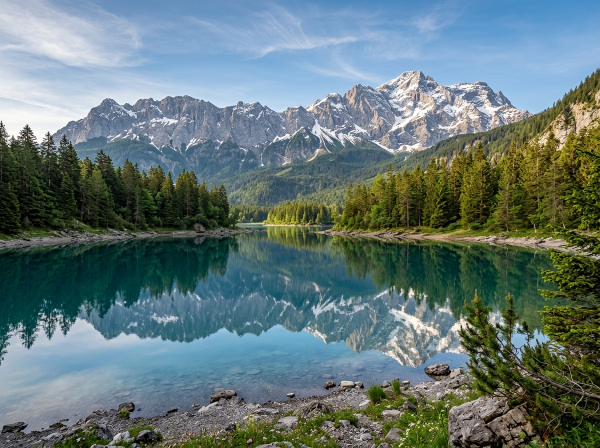
#> input picture processing/section-02/image_name.jpg, 1200 x 896 px (shown at 1/2 size)
$ python session02_digital_images.py
#> lines starting #> are read from the running program, lines starting #| are printed output that depends on the picture; after the words box and inside, x2 and y2 are one past the last pixel; in counts of white or black regions, pixels touching at a corner belong together
# ============================================================================
# Course: Multimedia Systems & Programming
# Session: 02 - Digital Images with OpenCV
# Instructor: Eng. Muhammad Ali Abdul Kareem — Sinai University
# ============================================================================

import os
import cv2
import numpy as np
import matplotlib.pyplot as plt


# ============================================================================
# 1. READ IMAGE & NUMPY ARRAY PROPERTIES (cv2.imread)
# ============================================================================
# Path to image file (On Colab: upload file to /content/image_name.jpg)
image_path = "image_name.jpg"
if not os.path.exists(image_path):
    script_dir = os.path.dirname(os.path.abspath(__file__))
    candidate = os.path.join(script_dir, "image_name.jpg")
    if os.path.exists(candidate):
        image_path = candidate
    else:
        sample_candidate = os.path.join(script_dir, "../../frontend/assets/images/hero_landscape.jpg")
        if os.path.exists(sample_candidate):
            image_path = sample_candidate

# 1. Read the image from disk (OpenCV loads in BGR order: Blue, Green, Red)
img = cv2.imread(image_path)
#> img is the input picture: shape (896, 1200, 3); mean B, G, R 119.5, 119.2, 99.7

# Always check if the image loaded successfully
if img is None:
    print(f"Error: Could not load image from '{image_path}'. Check the path!")
else:
    # An image is a 3D NumPy array: (Height, Width, Channels)
    print("=== 1. Input Image Properties ===")
    print("Image shape :", img.shape)       # (H, W, 3)
#| Image shape : (896, 1200, 3)
    print("Data type   :", img.dtype)       # uint8 (0 to 255)
#| Data type   : uint8
    print("Pixel [0, 0]:", img[0, 0])       # [B, G, R] values of top-left pixel
#| Pixel [0, 0]: [208 190 179]


# ============================================================================
# 2. CONVERT RGB/BGR TO GRAYSCALE (cv2.cvtColor)
# ============================================================================
# Converts 3 color channels (B, G, R) into 1 luminance channel (H, W)
# Gray = 0.299*R + 0.587*G + 0.114*B
if img is not None:
    gray = cv2.cvtColor(img, cv2.COLOR_BGR2GRAY)
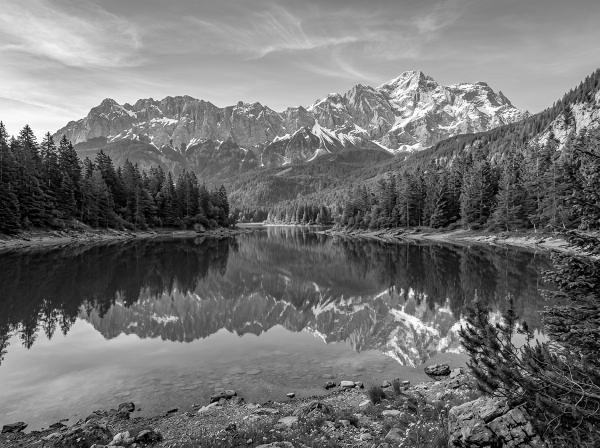
#> gray: shape (896, 1200) (shown at 1/2 size); min 0, max 255, mean 113.4
    print("\n=== 2. Grayscale Conversion ===")
    print("Gray shape :", gray.shape)       # (H, W) - single channel
#| Gray shape : (896, 1200)
    print("Gray pixel :", gray[0, 0])       # Single intensity value (0 to 255)
#| Gray pixel : 189


# ============================================================================
# 3. CONVERT GRAYSCALE TO BINARY (cv2.threshold)
# ============================================================================
# Turns grayscale image into binary (pure black: 0, pure white: 255)
# Pixel > 127 becomes 255; otherwise 0
if img is not None:
    threshold_value = 127
    max_value = 255
    _, binary = cv2.threshold(gray, threshold_value, max_value, cv2.THRESH_BINARY)
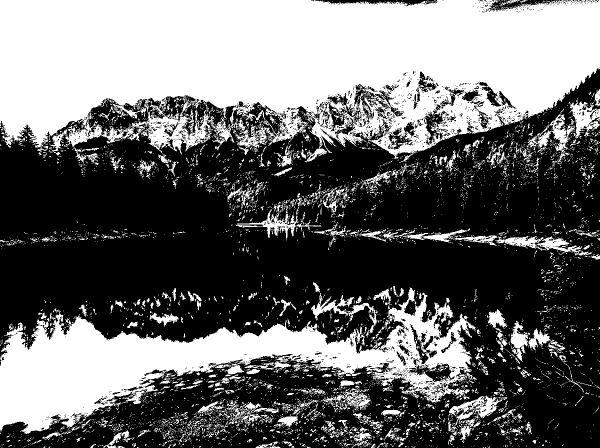
#> binary: shape (896, 1200) (shown at 1/2 size); 42.2% white; 6519 white regions (6047 under 20 px), largest, box (x1, y1, x2, y2) and area: (0, 0, 1200, 327) 286891, (0, 575, 951, 868) 97386, (1053, 227, 1150, 333) 2325
    print("\n=== 3. Binary Thresholding ===")
    print("Binary shape :", binary.shape)
#| Binary shape : (896, 1200)
    print("Binary values: only 0 and 255")


# ============================================================================
# 4. RESIZE IMAGE (cv2.resize)
# ============================================================================
# Changes dimensions to (Width, Height). Note: order is (Width, Height), not (H, W)!
if img is not None:
    new_size = (300, 300)  # (Width, Height)
    resized = cv2.resize(img, new_size)
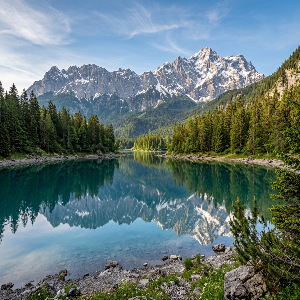
#> resized: shape (300, 300, 3); mean B, G, R 119.4, 119.1, 99.6
    print("\n=== 4. Resizing Image ===")
    print("Resized shape:", resized.shape)  # (300, 300, 3)
#| Resized shape: (300, 300, 3)


# ============================================================================
# 5. ROTATE IMAGE (cv2.rotate)
# ============================================================================
# Turns image by fixed right angles:
#   • cv2.ROTATE_90_CLOCKWISE        (swaps Height and Width)
#   • cv2.ROTATE_180                 (keeps Height and Width)
#   • cv2.ROTATE_90_COUNTERCLOCKWISE (270 degrees)
if img is not None:
    rotated_90 = cv2.rotate(img, cv2.ROTATE_90_CLOCKWISE)
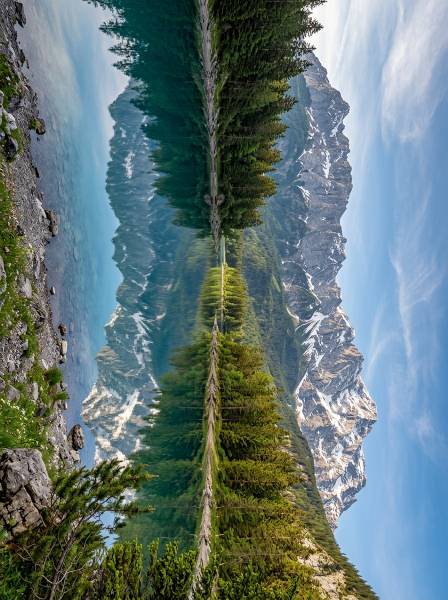
#> rotated_90: shape (1200, 896, 3) (shown at 1/2 size); mean B, G, R 119.5, 119.2, 99.7
    rotated_180 = cv2.rotate(img, cv2.ROTATE_180)
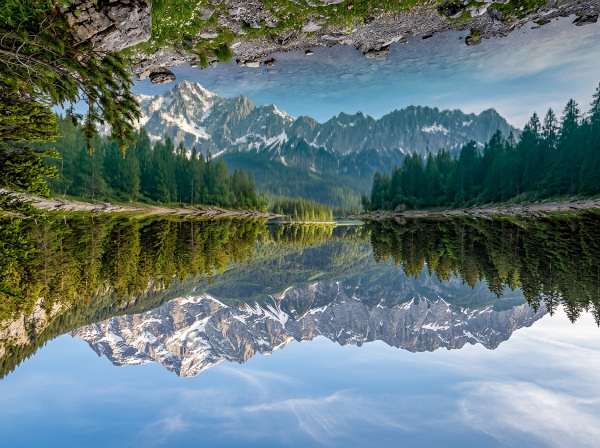
#> rotated_180: shape (896, 1200, 3) (shown at 1/2 size); mean B, G, R 119.5, 119.2, 99.7
    print("\n=== 5. Rotating Image ===")
    print("Rotated 90° shape :", rotated_90.shape)   # Height and Width swapped
#| Rotated 90° shape : (1200, 896, 3)
    print("Rotated 180° shape:", rotated_180.shape)  # Original shape kept
#| Rotated 180° shape: (896, 1200, 3)


# ============================================================================
# 6. PLOT IMAGES WITH MATPLOTLIB (plt.imshow)
# ============================================================================
# Matplotlib is the standard image display tool in data science and notebooks.
# Key Display Parameters Explained:
#   1. RGB Conversion (cv2.cvtColor):
#      OpenCV loads images in BGR format, whereas Matplotlib expects RGB.
#      If not converted, reds and blues appear inverted (blue skin tones!).
#   2. Title (plt.title):
#      Sets a descriptive heading above the plotted image.
#   3. Axis Visibility (plt.axis('off')):
#      Hides x-ticks and y-ticks (coordinate numbers) so the image looks like
#      a clean photo rather than a mathematical 2D coordinate graph.
#   4. Colormap (cmap='gray'):
#      Single-channel 2D arrays (Grayscale, Binary) MUST use cmap='gray'.
#      Without it, Matplotlib defaults to the 'viridis' heatmap (false green/purple).
if img is not None:
    print("\n=== 6. Plotting Images with Matplotlib ===")

    # 1. Color Image: Convert BGR -> RGB for accurate colors
    img_rgb = cv2.cvtColor(img, cv2.COLOR_BGR2RGB)
    plt.figure(figsize=(5, 4))
    plt.imshow(img_rgb)
    plt.title("1. Original Image (RGB)")
    plt.axis("off")   # hides coordinate ticks and border
    plt.show()

    # 2. Grayscale Image: cmap='gray' is mandatory!
    plt.figure(figsize=(5, 4))
    plt.imshow(gray, cmap="gray")
    plt.title("2. Grayscale Image (cmap='gray')")
    plt.axis("off")   # clean borderless presentation
    plt.show()

    # 3. Binary Image: pure black (0) and pure white (255)
    plt.figure(figsize=(5, 4))
    plt.imshow(binary, cmap="gray")
    plt.title("3. Binary Threshold Image")
    plt.axis("off")
    plt.show()

    # 4. Resized Image
    resized_rgb = cv2.cvtColor(resized, cv2.COLOR_BGR2RGB)
    plt.figure(figsize=(4, 4))
    plt.imshow(resized_rgb)
    plt.title("4. Resized (300x300)")
    plt.axis("off")
    plt.show()

    # 5. Rotated Image (90° Clockwise)
    rotated_rgb = cv2.cvtColor(rotated_90, cv2.COLOR_BGR2RGB)
    plt.figure(figsize=(4, 5))
    plt.imshow(rotated_rgb)
    plt.title("5. Rotated 90° Clockwise")
    plt.axis("off")
    plt.show()


# ============================================================================
# 7. STUDENT PRACTICE TASK SOLUTION
# ============================================================================
# Task Requirements:
#   1. Change threshold to 100 and compare binary image with 127
#   2. Resize to (150, 150) and print resized.shape
#   3. Rotate by 180 degrees and print rotated.shape, then try 90 degrees
#   4. Plot binary result cleanly using plt.imshow with title, cmap='gray' & axis('off')
if img is not None:
    print("\n=== 7. Student Practice Task Solution ===")

    # 1. Threshold at 100
    _, binary_100 = cv2.threshold(gray, 100, 255, cv2.THRESH_BINARY)
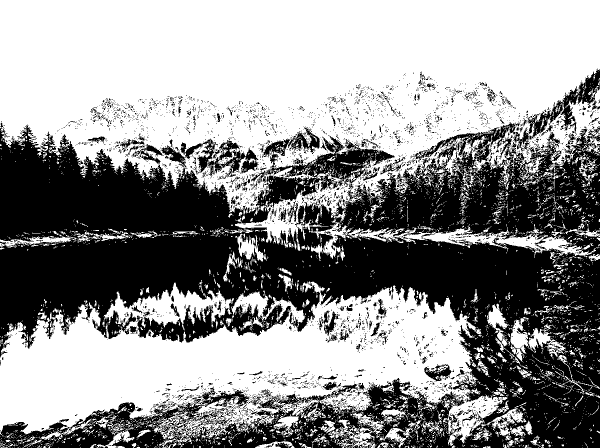
#> binary_100: shape (896, 1200) (shown at 1/2 size); 57.5% white; 4220 black regions (3974 under 20 px), largest, box (x1, y1, x2, y2) and area: (0, 138, 1200, 896) 424408, (361, 277, 480, 355) 2655, (441, 295, 517, 355) 1707
    print("• Binary (T=100) created -> lower threshold = more white pixels")

    # 2. Resize to (150, 150)
    task_resized = cv2.resize(img, (150, 150))
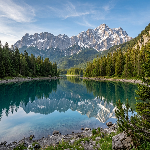
#> task_resized: shape (150, 150, 3); mean B, G, R 119.4, 119.1, 99.6
    print("• task_resized.shape:", task_resized.shape)  # (150, 150, 3)
#| • task_resized.shape: (150, 150, 3)

    # 3. Rotate 180 vs 90 degrees
    task_rotated_180 = cv2.rotate(img, cv2.ROTATE_180)
    task_rotated_90 = cv2.rotate(img, cv2.ROTATE_90_CLOCKWISE)
    print("• task_rotated_180.shape:", task_rotated_180.shape)  # (H, W, 3)
#| • task_rotated_180.shape: (896, 1200, 3)
    print("• task_rotated_90.shape :", task_rotated_90.shape)   # (W, H, 3)
#| • task_rotated_90.shape : (1200, 896, 3)

    # 4. Display result with Matplotlib
    plt.figure(figsize=(4, 4))
    plt.imshow(binary_100, cmap="gray")
    plt.title("Student Task: Binary (T=100)")
    plt.axis("off")
    plt.show()
